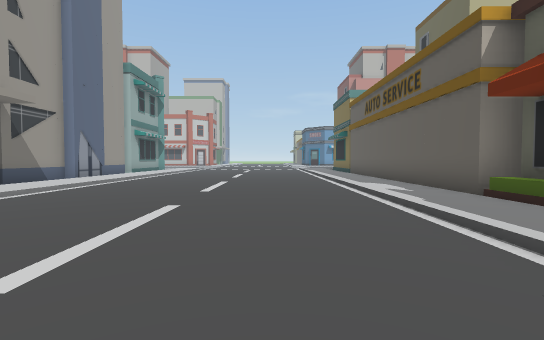
View 1 (above)

24 first-person views from a walk through a scene from a Unity 3-D project. The camera is 1.4 m above the floor, tilts 2° down and sees 85° across. The floor is counted in squares, 2 m on a side. Each view is taken from the middle of a square. On the plan, view 1 faces up. The plan holds only what a view shows up to about 10 squares ahead; the rest is blank. The place goes on beyond the plan.

View 2
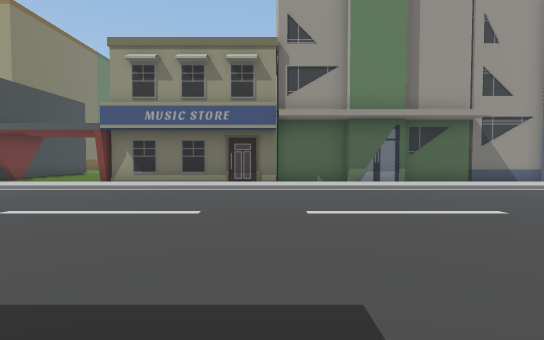

View 3
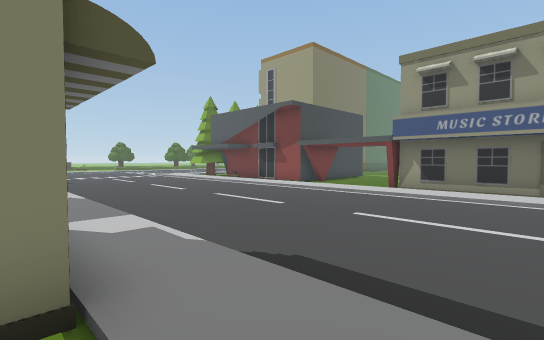

View 4
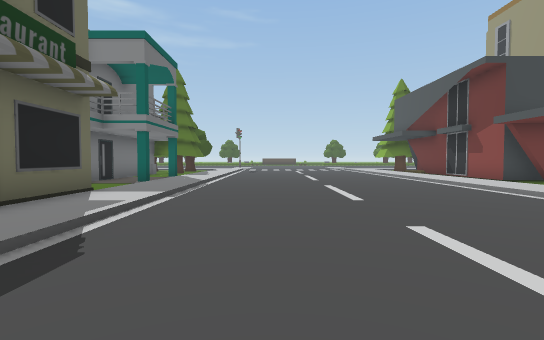

View 5
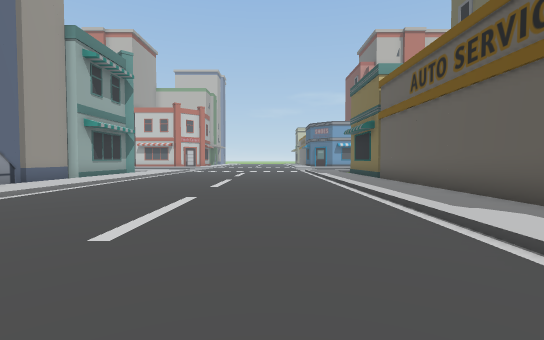

View 6
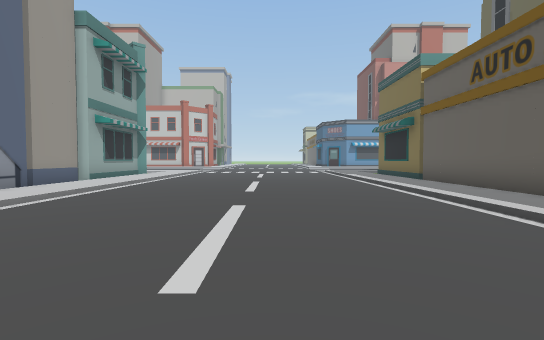

View 7
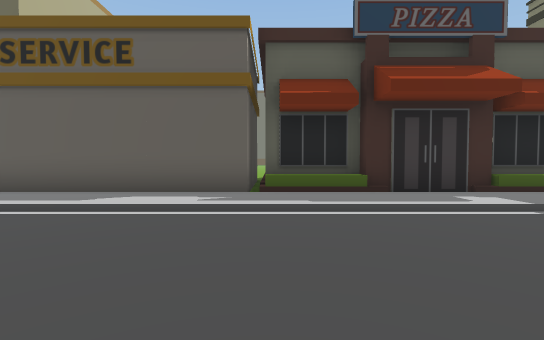

View 8
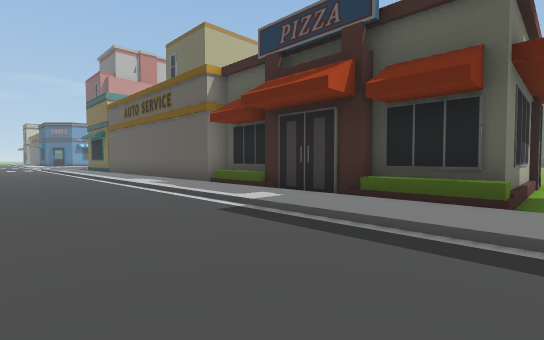

View 9
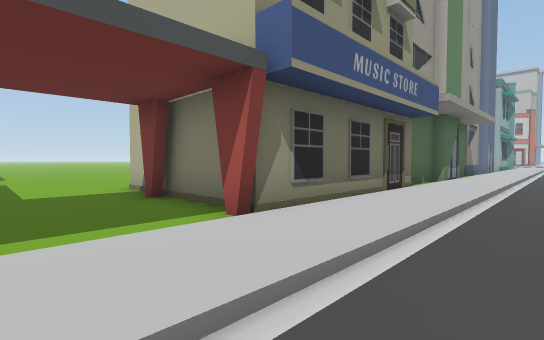

View 10
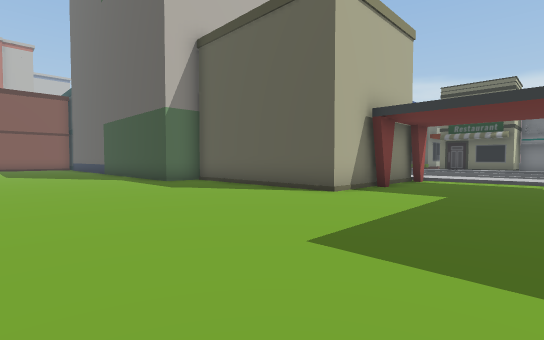

View 11
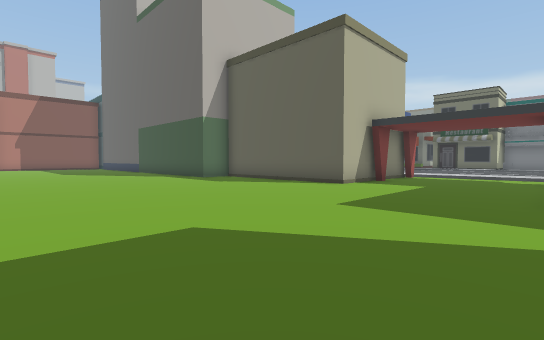

View 12
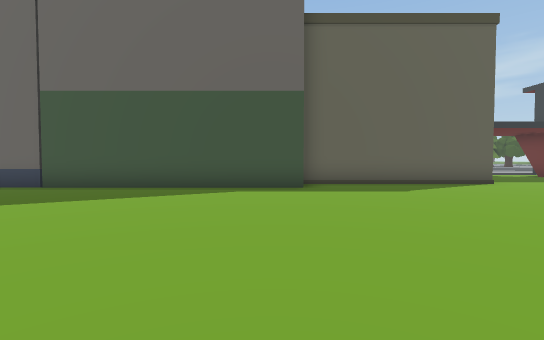

View 13
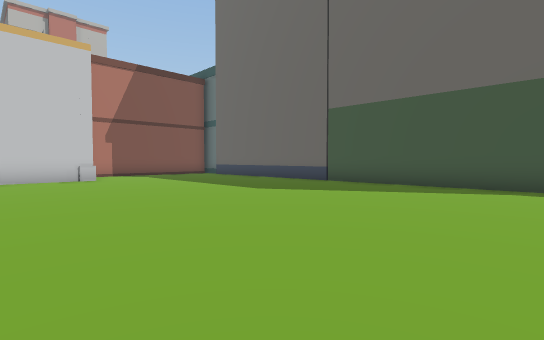

View 14
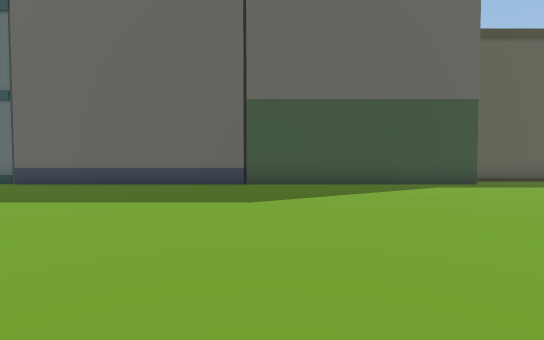

View 15
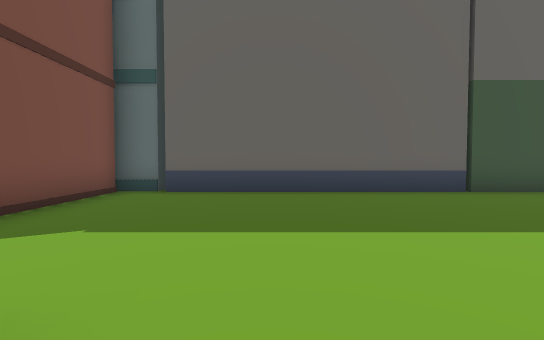

View 16
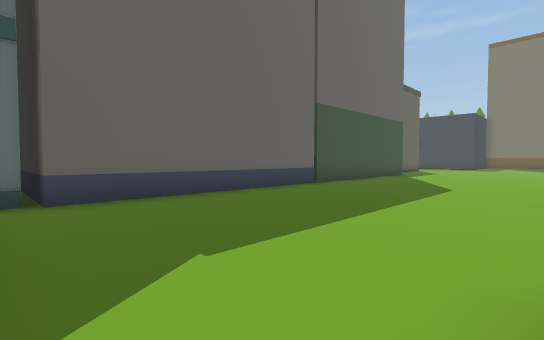

View 17
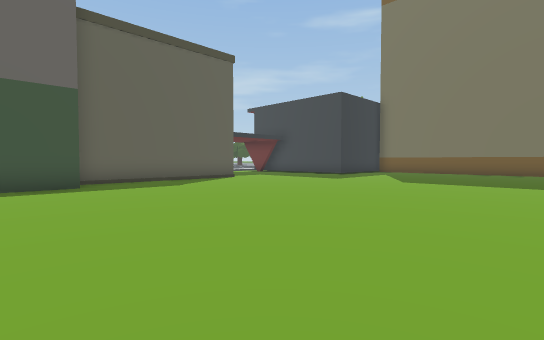

View 18
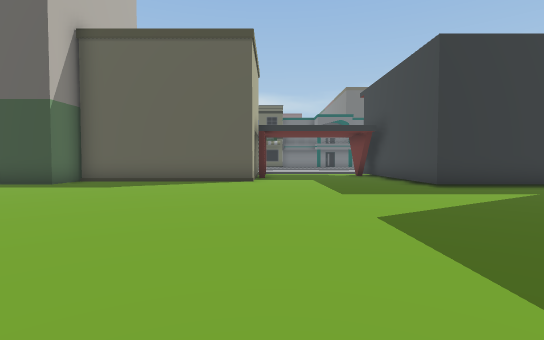

View 19
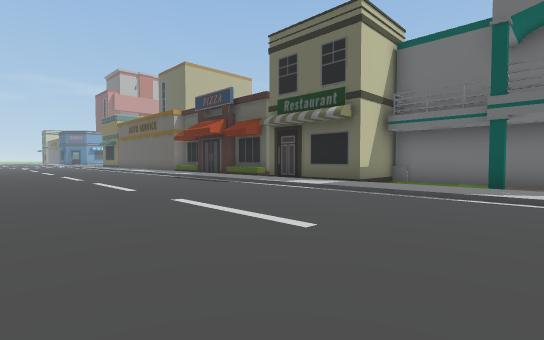

View 20
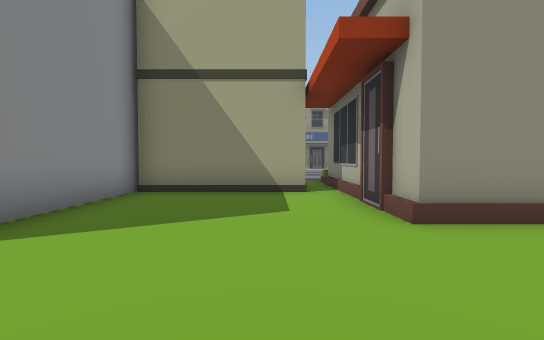

View 21
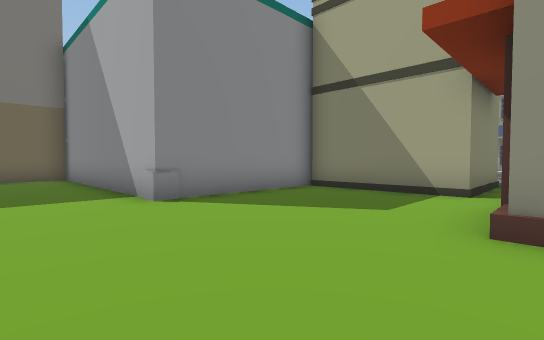

View 22
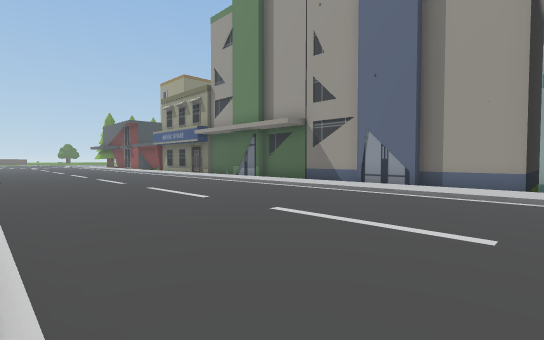

View 23
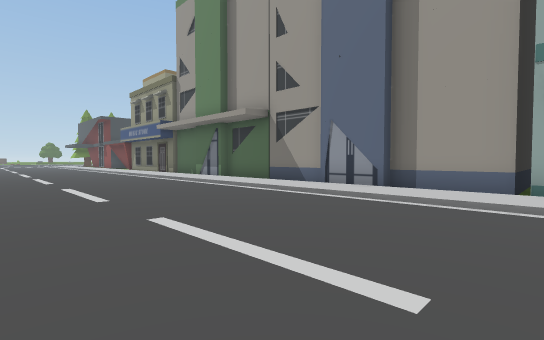

View 24
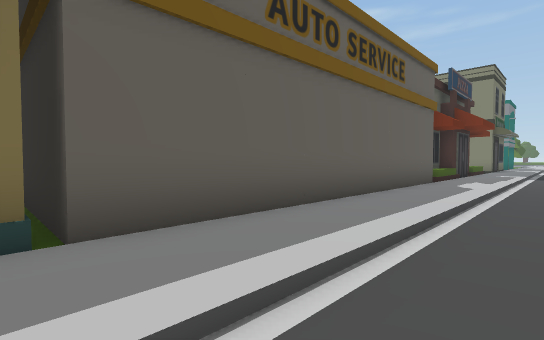

### Floor plan
Key: @ floor where view 1 was taken; # wall or solid block; . main floor; : floor 0.25 m higher than the main floor; / step, stairs or slope; O other object.
Columns run from 21 left of view 1 to 13 right of it. Each row starts with its distance up from view 1.
 15    ......O    O:/....../:#
 14    ......OOOOOO:/....../:OOOO
 13 ###......O    O:/....../:O
 12  ........O    O:/....../:O
 11 .........O    O:/....../:O
 10 .........O    O:/....../:O
  9 .........O    O:/....../:O
  8 .........O    O:/....../:O
  7 .........O   O :/....../:O
  6 .........O   O :/....../:O
  5 .........O    O:/......// OOOO
  4 .........O    O:/......// O
  3 .........O   O.:/....../:O
  2 .........O   O.:/....../:O
  1 ..........#   #:/....../:O
  0 ..........#   #:/....@.///O   O/
 -1 ..........#   #:/......// OOOOO/...
 -2 ..........#   #:/....../:..........
 -3 ..........#   #:/....../:OOO.......
 -4 ..........#####:/....../:O O.......
 -5 ...............:/....../:O O.......
 -6 ...............:/....../:OO#####...
 -7  ..............:/....../:..#   #...
 -8  ..............:/....../:..#   #...
 -9  ........... # :/....../:#.#   #...
-10      ...###  # :/....../: .#   #...

Positions as (right, up) in squares from view 1, and headings:
1: (0, 0), facing up
2: (3, 1), facing left
3: (4, 0), facing down-left
4: (0, 0), facing down
5: (0, 4), facing up
6: (-1, 5), facing up
7: (-2, 5), facing right
8: (-1, -2), facing up-right
9: (-4, -7), facing up-left
10: (-17, -8), facing up-right
11: (-19, -9), facing up-right
12: (-20, 2), facing right
13: (-21, 2), facing up-right
14: (-21, 7), facing right
15: (-19, 12), facing right
16: (-18, 15), facing down-right
17: (-21, 3), facing down-right
18: (-21, -5), facing right
19: (-4, -10), facing up-right
20: (13, -3), facing left
21: (13, -1), facing down-left
22: (2, 15), facing down-left
23: (0, 15), facing down-left
24: (1, 15), facing down-right
